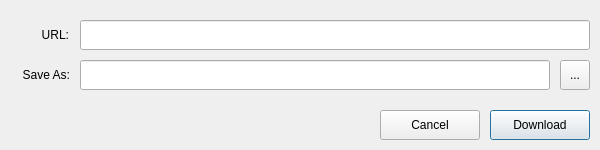
<?xml version="1.0" encoding="UTF-8"?>
<ui version="4.0">
 <class>AddDownload</class>
 <widget class="QDialog" name="AddDownload">
  <property name="geometry">
   <rect>
    <x>0</x>
    <y>0</y>
    <width>600</width>
    <height>150</height>
   </rect>
  </property>
  <property name="sizePolicy">
   <sizepolicy hsizetype="Fixed" vsizetype="Fixed">
    <horstretch>0</horstretch>
    <verstretch>0</verstretch>
   </sizepolicy>
  </property>
  <property name="minimumSize">
   <size>
    <width>600</width>
    <height>150</height>
   </size>
  </property>
  <property name="maximumSize">
   <size>
    <width>600</width>
    <height>150</height>
   </size>
  </property>
  <property name="windowTitle">
   <string>Add Download</string>
  </property>
  <widget class="QLineEdit" name="urlLineEdit">
   <property name="geometry">
    <rect>
     <x>80</x>
     <y>20</y>
     <width>510</width>
     <height>30</height>
    </rect>
   </property>
   <property name="sizePolicy">
    <sizepolicy hsizetype="Maximum" vsizetype="Fixed">
     <horstretch>0</horstretch>
     <verstretch>0</verstretch>
    </sizepolicy>
   </property>
   <property name="font">
    <font>
     <pointsize>9</pointsize>
    </font>
   </property>
   <property name="whatsThis">
    <string>HTTP URL</string>
   </property>
   <property name="locale">
    <locale language="English" country="UnitedStates"/>
   </property>
  </widget>
  <widget class="QLabel" name="urlLabel">
   <property name="geometry">
    <rect>
     <x>9</x>
     <y>20</y>
     <width>60</width>
     <height>30</height>
    </rect>
   </property>
   <property name="font">
    <font>
     <family>MS Shell Dlg 2</family>
     <pointsize>9</pointsize>
     <weight>50</weight>
     <bold>false</bold>
     <stylestrategy>PreferDefault</stylestrategy>
     <kerning>true</kerning>
    </font>
   </property>
   <property name="layoutDirection">
    <enum>Qt::LeftToRight</enum>
   </property>
   <property name="locale">
    <locale language="English" country="UnitedStates"/>
   </property>
   <property name="text">
    <string>URL:</string>
   </property>
   <property name="alignment">
    <set>Qt::AlignRight|Qt::AlignTrailing|Qt::AlignVCenter</set>
   </property>
  </widget>
  <widget class="QLabel" name="saveAsLabel">
   <property name="geometry">
    <rect>
     <x>10</x>
     <y>60</y>
     <width>60</width>
     <height>30</height>
    </rect>
   </property>
   <property name="font">
    <font>
     <family>MS Shell Dlg 2</family>
     <pointsize>9</pointsize>
     <weight>50</weight>
     <bold>false</bold>
     <stylestrategy>PreferDefault</stylestrategy>
    </font>
   </property>
   <property name="text">
    <string>Save As:</string>
   </property>
   <property name="alignment">
    <set>Qt::AlignRight|Qt::AlignTrailing|Qt::AlignVCenter</set>
   </property>
  </widget>
  <widget class="QLineEdit" name="folderLineEdit">
   <property name="geometry">
    <rect>
     <x>80</x>
     <y>60</y>
     <width>470</width>
     <height>30</height>
    </rect>
   </property>
   <property name="sizePolicy">
    <sizepolicy hsizetype="Fixed" vsizetype="Fixed">
     <horstretch>0</horstretch>
     <verstretch>0</verstretch>
    </sizepolicy>
   </property>
   <property name="font">
    <font>
     <pointsize>9</pointsize>
    </font>
   </property>
   <property name="whatsThis">
    <string>Download path</string>
   </property>
  </widget>
  <widget class="QToolButton" name="chooseFolderButton">
   <property name="geometry">
    <rect>
     <x>560</x>
     <y>60</y>
     <width>30</width>
     <height>30</height>
    </rect>
   </property>
   <property name="whatsThis">
    <string>Choose folder</string>
   </property>
   <property name="text">
    <string>...</string>
   </property>
  </widget>
  <widget class="QPushButton" name="downloadButton">
   <property name="geometry">
    <rect>
     <x>490</x>
     <y>110</y>
     <width>100</width>
     <height>30</height>
    </rect>
   </property>
   <property name="whatsThis">
    <string>Start download</string>
   </property>
   <property name="text">
    <string>Download</string>
   </property>
  </widget>
  <widget class="QPushButton" name="cancelButton">
   <property name="geometry">
    <rect>
     <x>380</x>
     <y>110</y>
     <width>100</width>
     <height>30</height>
    </rect>
   </property>
   <property name="whatsThis">
    <string>Cancel this window</string>
   </property>
   <property name="text">
    <string>Cancel</string>
   </property>
  </widget>
 </widget>
 <resources/>
 <connections/>
</ui>
